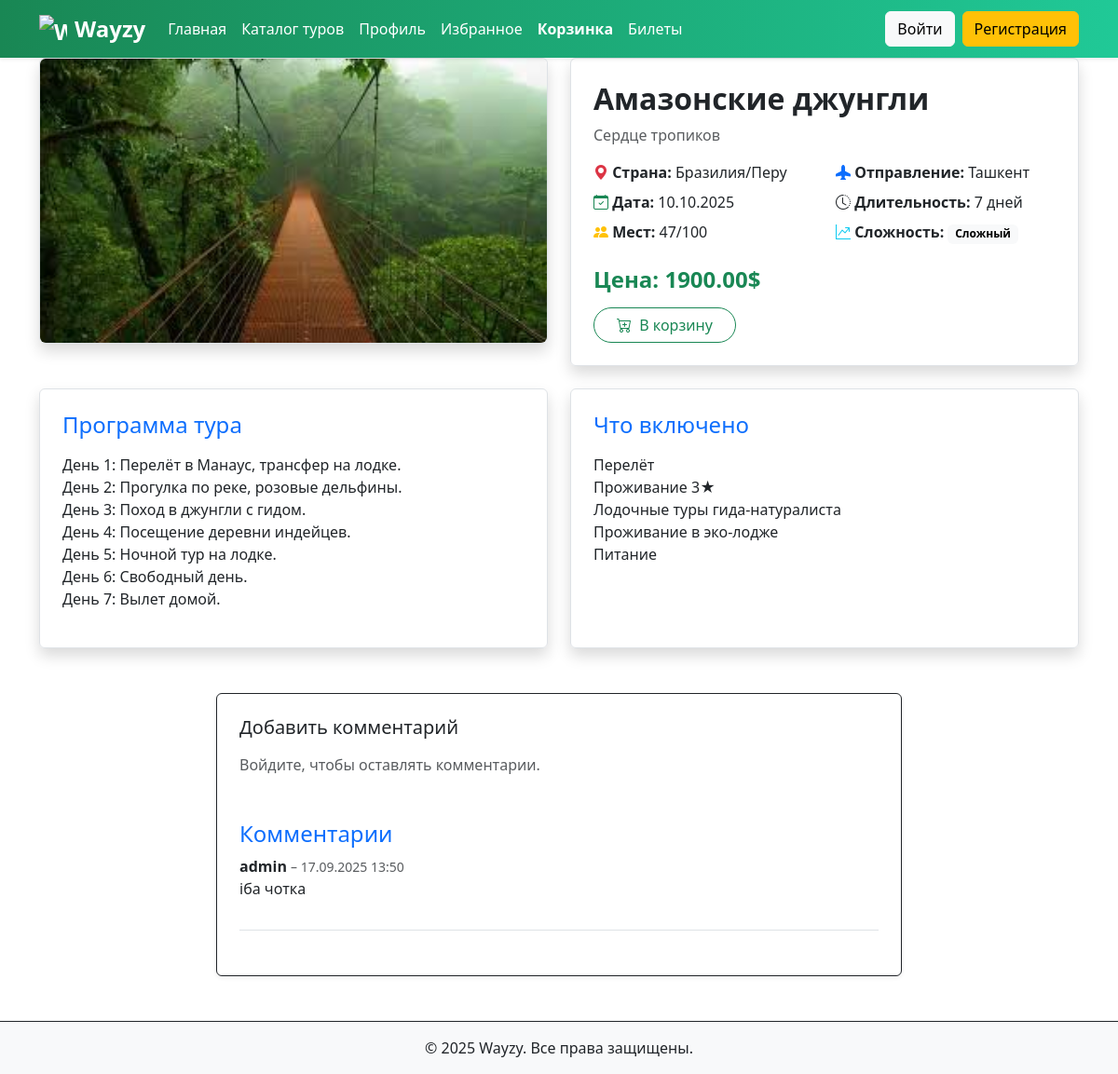
/tour/8/, run on the app's committed database.
### voyage/models.py (models this page shows, shortened)
class Tour(models.Model):
    CONTINENTS = [
        ('Africa', 'Африка'),
        ('Europe', 'Европа'),
        ('North America', 'Северная Америка'),
        ('South America', 'Южная Америка'),
        ('Asia', 'Азия'),
        ('Australia', 'Австралия'),
        ('Antarctica', 'Антарктида')
    ]
    category = models.ForeignKey(Category, on_delete=models.CASCADE, related_name='tours', verbose_name='Категория')
    title = models.CharField(max_length=199, verbose_name='Название')
    continent = models.CharField(max_length=47, choices=CONTINENTS, blank=True, verbose_name='Континент')
    slogan = models.CharField(max_length=199, blank=True, verbose_name='Слоган')
    country = models.CharField(max_length=101, blank=True, verbose_name='Страна')
    start_date = models.DateField(null=True, blank=True, verbose_name='Дата начала')
    seats = models.PositiveIntegerField(default=0, verbose_name='Количество мест')
    total_seats = models.PositiveIntegerField(default=0, verbose_name='Всего мест')
    departure = models.CharField(max_length=199, blank=True, verbose_name='Отправление')
    duration = models.IntegerField(help_text='Количество дней', verbose_name='Длительность')
    difficulty = models.CharField(max_length=99, blank=True, verbose_name='Сложность')
    program = models.TextField(blank=True, verbose_name='Программа тура')
    included = models.TextField(blank=True, verbose_name='Что включено')
    price = models.DecimalField(max_digits=11, decimal_places=2, verbose_name='Цена')
    image = models.ImageField(upload_to='tours/', blank=True, null=True, verbose_name='Изображение')
    class Meta:
        verbose_name = 'Тур'
        verbose_name_plural = 'Туры'
        ordering = ['title']

class Comment(models.Model):
    tour = models.ForeignKey("Tour", on_delete=models.CASCADE, related_name='comments')
    user = models.ForeignKey(User, on_delete=models.CASCADE)
    text = models.TextField()
    created_at = models.DateTimeField(auto_now_add=True)

### voyage/views.py (the view, shortened to what this page needs)
# urls.py: path('tour/<int:pk>/', views.tour_detail, name='tour_detail'),
def tour_detail(request, pk):
    tour = get_object_or_404(Tour, pk=pk)
    favorites = []
    if request.user.is_authenticated:
        favorites = Favorite.objects.filter(user=request.user).values_list('tour_id', flat=True)
    comments = tour.comments.all().order_by('-created_at')
    form = CommentForm()
    return render(request, 'voyage/detail.html',
                  {'tour': tour,
                   'favorites': favorites,
                   'comments': comments,
                   'form': form
                   })

### voyage/templates/voyage/detail.html (shortened to what this page needs)
{% extends 'voyage/base.html' %}
{% load static %}
{% block content %}
<div class="row g-4">
    <div class="col-lg-6">
        <div class="shadow rounded border">
            {% if tour.image %}
            <img src="{{ tour.image.url }}" class="img-fluid w-100 rounded" alt="{{ tour.title }}">
            {% else %}
            <img src="{% static 'img/no-image.jpg' %}" class="img-fluid w-100 rounded" alt="Нет фото">
            {% endif %}
        </div>
    </div>
    <div class="col-lg-6">
        <div class="shadow rounded border p-4 h-100">
            <h2 class="fw-bold">{{ tour.title }}</h2>
            {% if tour.slogan %}
            <p class="text-muted">{{ tour.slogan }}</p>
            {% endif %}
            <div class="row mb-3">
                <div class="col-6 mb-2">
                    <i class="bi bi-geo-alt-fill text-danger"></i>
                    <strong>Страна:</strong> {{ tour.country }}
                </div>
                <div class="col-6 mb-2">
                    <i class="bi bi-airplane-fill text-primary"></i>
                    <strong>Отправление:</strong> {{ tour.departure }}
                </div>
                <div class="col-6 mb-2">
                    <i class="bi bi-calendar-check text-success"></i>
                    <strong>Дата:</strong> {{ tour.start_date|date:"d.m.Y" }}
                </div>
                <div class="col-6 mb-2">
                    <i class="bi bi-clock-history"></i>
                    <strong>Длительность:</strong> {{ tour.duration }} дней
                </div>
                <div class="col-6 mb-2">
                    <i class="bi bi-people-fill text-warning"></i>
                    <strong>Мест:</strong> {{ tour.seats }}/{{ tour.total_seats }}
                </div>
                <div class="col-6 mb-2">
                    <i class="bi bi-graph-up-arrow text-info"></i>
                    <strong>Сложность:</strong>
                    <span class="badge text-bg-light">{{ tour.difficulty }}</span>
                </div>
            </div>
            <h4 class="text-success fw-bold">Цена: {{ tour.price }}$</h4>
            <div class="mt-3 d-flex gap-2">
                <a href="{% url 'add_to_cart' tour.id %}" class="btn btn-outline-success rounded-pill px-4">
                    <i class="bi bi-cart-plus me-1"></i> В корзину
                </a>
            </div>
        </div>
    </div>
</div>
<div class="row mt-4">
    <div class="col-md-6">
        <div class="shadow rounded border p-4 h-100">
            <h4 class="text-primary">Программа тура</h4>
            <p>{{ tour.program|linebreaks }}</p>
        </div>
    </div>
    <div class="col-md-6">
        <div class="shadow rounded border p-4 h-100">
            <h4 class="text-primary">Что включено</h4>
            <p>{{ tour.included|linebreaks }}</p>
        </div>
    </div>
</div>
<div class="row mt-5">
    <div class="col-lg-8 mx-auto">
        <div class="bg-white p-4 rounded shadow-sm border border-dark">
            <h5 class="mb-3">Добавить комментарий</h5>
            {% if user.is_authenticated %}
            <form method="post">
                {% csrf_token %}
                {{ form.text }}
                <button type="submit" class="btn btn-primary mt-2">Отправить</button>
            </form>
            {% else %}
            <p class="text-muted">Войдите, чтобы оставлять комментарии.</p>
            {% endif %}
            <h4 class="mt-5 text-primary">Комментарии</h4>
            {% for comment in comments %}
            <div class="mb-4 border-bottom pb-3">
                <strong>{{ comment.user.username }}</strong>
                <small class="text-muted">– {{ comment.created_at|date:"d.m.Y H:i" }}</small>
                <p>{{ comment.text }}</p>
            </div>
            {% empty %}
            <p class="text-muted">Комментариев пока нет. Будьте первым!</p>
            {% endfor %}
        </div>
    </div>
</div>
{% endblock %}

### data on the page
Tour: image (picture), title "Амазонские джунгли", slogan "Сердце тропиков", country "Бразилия/Перу", departure "Ташкент", start_date "10.10.2025", duration "7", seats "47", total_seats "100", difficulty "Сложный", price "1900.00", program "День 1: Перелёт в Манаус, трансфер на лодке. День 2: Прогулка по реке, розовые дельфины. День 3: Поход в джунгли с гидом. День 4: Посещение деревни индейцев. День 5: Ночной тур на лодке. День 6: Свободный день. День 7: Вылет домой.", included "Перелёт Проживание 3★ Лодочные туры гида-натуралиста Проживание в эко-лодже Питание"
Comment: user.username "admin", created_at "17.09.2025 13:50", text "iба чотка"
